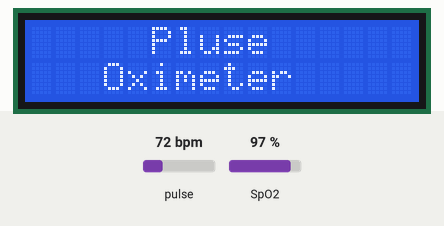
Simulated run of this sketch. Board: Arduino Uno, built with avr-gcc and run on an emulated ATmega328P. On the bench: 16×2 character LCD. The test bench sets the inputs (shaded band); at power-on: pulse 72 bpm, SpO2 97 %. What the sketch prints to the serial monitor is not drawn.

Above: at 0.2 s.
At 12.9 s:
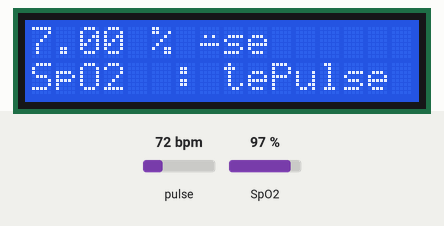

The sketch:

CODE.ino
```cpp
#include <LiquidCrystal_I2C.h>
#include <Wire.h>
#include "MAX30100_PulseOximeter.h"

#define REPORTING_PERIOD_MS     1000
float a,b;
int i =10;
float c= 0;
LiquidCrystal_I2C lcd(0x27, 16, 2);

byte smile[] = {
  B00000,
  B00000,
  B01010,
  B00000,
  B10001,
  B01110,
  B00000,
  B00000
};
byte mod[] = {
  B00000,
  B00000,
  B01010,
  B00000,
  B11111,
  B00000,
  B00000,
  B00000
};
byte sad[] = {
  B00000,
  B00000,
  B01010,
  B00000,
  B01110,
  B10001,
  B00000,
  B00000
};

PulseOximeter pox;
uint32_t tsLastReport = 0;

void onBeatDetected()
{

  Serial.println("Beat!!!");

}

void setup()
{
  Serial.begin(115200);
  lcd.init();
  lcd.backlight();
  lcd.createChar(1 , smile);
  lcd.createChar(2 , mod);
  lcd.createChar(3 , sad);
  lcd.setCursor(0, 0);
  lcd.print("     Pluse");
  lcd.setCursor(0, 1);
  lcd.print("   Oximeter");
  delay(2000);

  if (!pox.begin()) {
    Serial.println("FAILED");
    for (;;);
  } else {
    Serial.println("SUCCESS");
  }
  pox.setIRLedCurrent(MAX30100_LED_CURR_7_6MA);

  pox.setOnBeatDetectedCallback(onBeatDetected);
}

void loop()
{
  pox.update();

 if (millis() - tsLastReport > REPORTING_PERIOD_MS) {
      a = pox.getHeartRate();
      b = pox.getSpO2();
          if( a == 0 || b == 0)
            {
              return;
            }

              if (i>0)
              {
                c = ((c+a)/2);
                i = i-1;
                Serial.println(i);
              }
             if (i==0)
              {
                i=10;
                Serial.print("Heart rate: ");
                Serial.print(c);
                Serial.print(" bpm & SpO2: ");
                Serial.print(b);
                Serial.println("%");

               lcd.setCursor(10,12);
                lcd.print("Pulse Oximeter");
                lcd.setCursor(0,35);
                lcd.print("HeartR:");
                lcd.setCursor(62,35);
                lcd.print(a,0);
                lcd.println(" bpm");
                lcd.setCursor(0,59);
                lcd.print("SpO2  : ");
                lcd.setCursor(62,59);
                lcd.print(b);
                lcd.println(" %");

                c=0;
              }
        tsLastReport = millis();
    }

}
```
